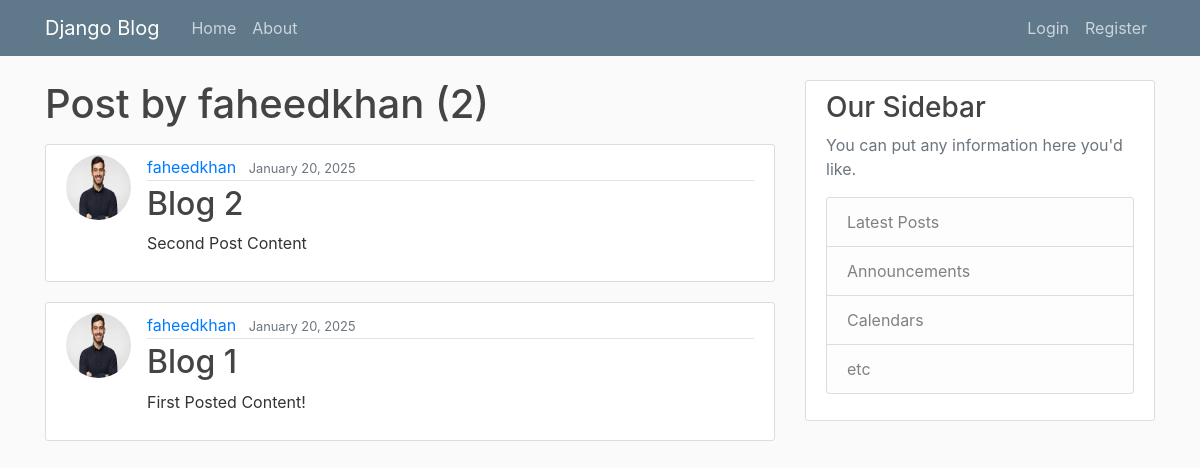
Page /user/faheedkhan on the earlier database version.
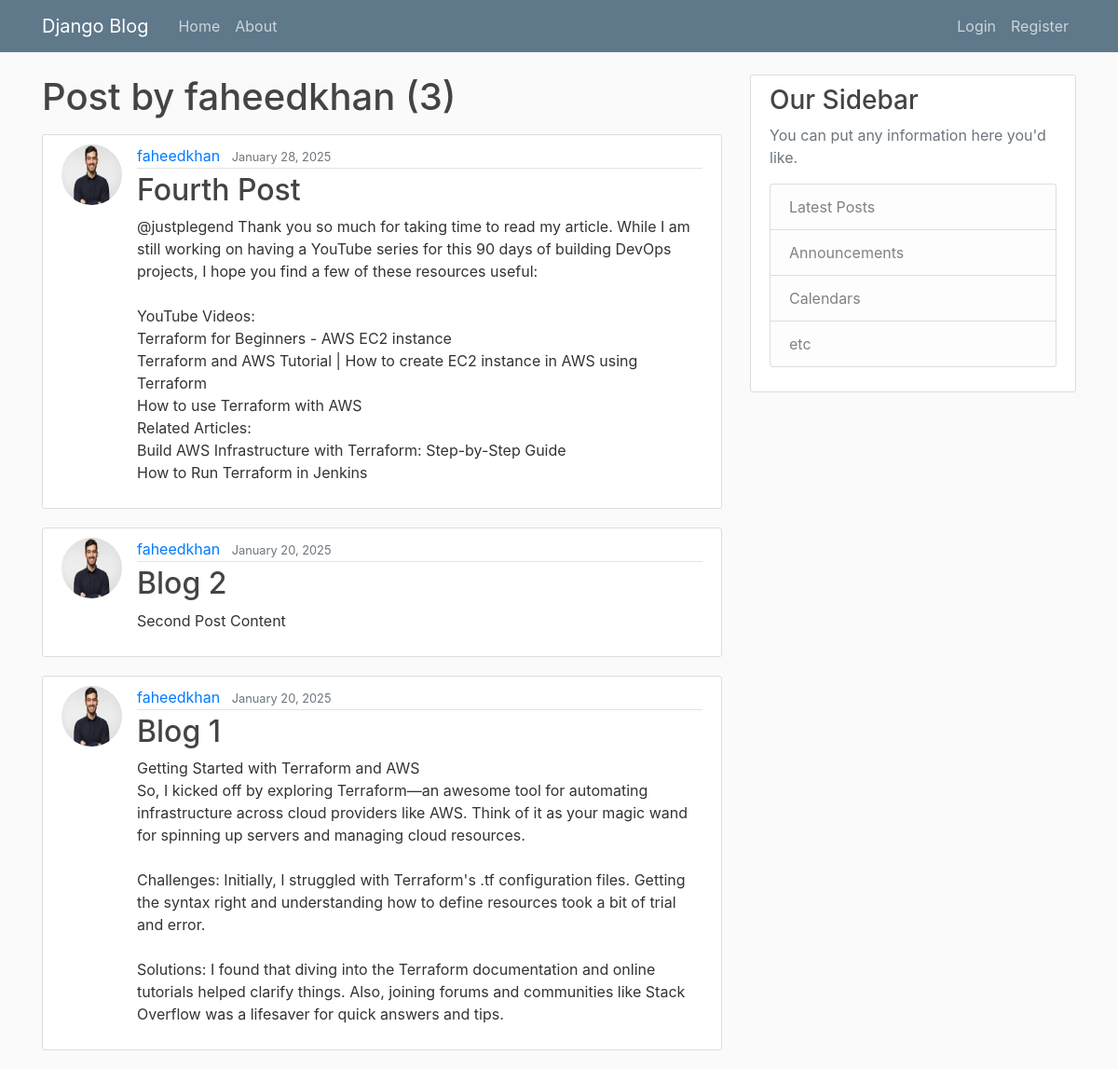
Same page on the later database version.
### blog/models.py (models this page shows, shortened)
class Post(models.Model):
    title=models.CharField(max_length=100)
    content=models.TextField()
    date_posted=models.DateTimeField(default=timezone.now)
    author=models.ForeignKey(User,on_delete=models.CASCADE)

### users/models.py (models this page shows, shortened)
class Profile(models.Model):
    user=models.OneToOneField(User,on_delete=models.CASCADE)
    image=models.ImageField(default='default.jpg',upload_to='profile_pics')

### blog/views.py (the view)
# urls.py: path('user/<str:username>',UserPostListView.as_view(),name='user-posts'),
class UserPostListView(ListView):     #class based view
    model=Post
    template_name='blog/user_posts.html'     # <app>/<model>_<viewtype>.html      example: blog/post_list.html
    context_object_name='posts'
    paginate_by=5
    def get_queryset(self):
        user=get_object_or_404(User,username=self.kwargs.get('username'))
        return Post.objects.filter(author=user).order_by('-date_posted')

### blog/templates/blog/user_posts.html (shortened to what this page needs)
{% extends 'blog/base.html' %}
{%block content%}
    <h1 class="mb-3">Post by {{ view.kwargs.username }} ({{ page_obj.paginator.count }})</h1>
   {% for post in posts %}
      <article class="media content-section">
         <img class="rounded-circle article-img" src="{{post.author.profile.image.url}}" alt="profile_picture">
          <div class="media-body">
             <div class="article-metadata">
                <a class="mr-2" href="{% url 'user-posts'  post.author.username%}">{{ post.author }}</a>
                <small class="text-muted">{{ post.date_posted|date:"F d, Y" }}</small>
             </div>
             <h2><a class="article-title" href="{%url 'post-detail' post.id%}">{{ post.title }}</a></h2>
             <p class="article-content">{{ post.content }}</p>
          </div>
      </article>
    {% endfor %}
{%endblock%}

Differences in the rows shown:
added Post: author.profile.image (picture), author "faheedkhan", date_posted "January 28, 2025", title "Fourth Post", content "@justplegend Thank you so much for taking time to read my article. While I am still working on having a YouTube series for this 90 days of building DevOps projects, I hope you find a few of these resources useful: YouTube Videos: Terraform for Beginners - AWS EC2 instance Terraform and AWS Tutorial | How to create EC2 instance in AWS using Terraform How to use Terraform with AWS Related Articles: Build AWS Infrastructure with Terraform: Step-by-Step Guide How to Run Terraform in Jenkins"
changed Post "Blog 1": content "First Posted Content!" → "Getting Started with Terraform and AWS So, I kicked off by exploring Terraform—an awesome tool for automating infrastructure across cloud providers like AWS. Think of it as your magic wand for spinning up servers and managing cloud resources. Challenges: Initially, I struggled with Terraform's .tf configuration files. Getting the syntax right and understanding how to define resources took a bit of trial and error. Solutions: I found that diving into the Terraform documentation and online tutorials helped clarify things. Also, joining forums and communities like Stack Overflow was a lifesaver for quick answers and tips."
Other differences:
{{ page_obj.paginator.count }}: "2" → "3"
